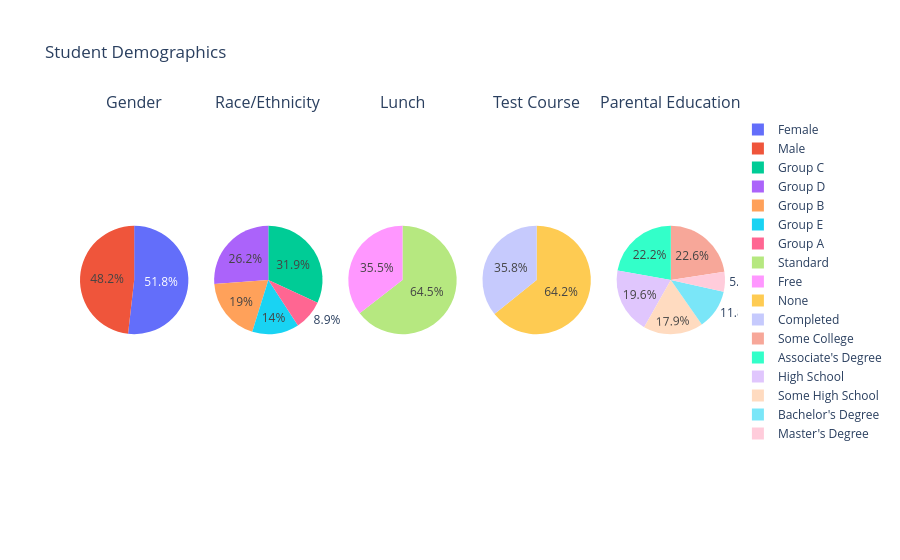

The notebook cell saved with this chart:
### Markdown cell above
4.3 Multivariate Analysis

### Code cell
# set up subplots
fig = make_subplots(rows=1, cols=5, specs=[[{'type':'domain'}, {'type':'domain'}, {'type':'domain'}, {'type':'domain'}, {'type':'domain'}]],
                    subplot_titles=['Gender', 'Race/Ethnicity', 'Lunch', 'Test Course', 'Parental Education'])

# plot gender
gender_values = df['gender'].value_counts().values.tolist()
gender_labels = ['Female', 'Male']

fig.add_trace(go.Pie(labels=gender_labels, values=gender_values, name='Gender'), 1, 1)

# plot race/ethnicity
race_values = df['race_ethnicity'].value_counts().values.tolist()
race_labels = ['Group C', 'Group D', 'Group B', 'Group E', 'Group A']

fig.add_trace(go.Pie(labels=race_labels, values=race_values, name='Race/Ethnicity'), 1, 2)

# plot lunch
lunch_values = df['lunch'].value_counts().values.tolist()
lunch_labels = ['Standard', 'Free']

fig.add_trace(go.Pie(labels=lunch_labels, values=lunch_values, name='Lunch'), 1, 3)

# plot test preparation course
test_values = df['test_preparation_course'].value_counts().values.tolist()
test_labels = ['None', 'Completed']

fig.add_trace(go.Pie(labels=test_labels, values=test_values, name='Test Course'), 1, 4)

# plot parental level of education
parent_values = df['parental_level_of_education'].value_counts().values.tolist()
parent_labels = ['Some College', "Associate's Degree", 'High School', 'Some High School', "Bachelor's Degree", "Master's Degree"]

fig.add_trace(go.Pie(labels=parent_labels, values=parent_values, name='Parental Education'), 1, 5)

# set layout
fig.update_layout(title='Student Demographics')
fig.show()

### Figure 1 — Plotly figure (JSON) as saved in the notebook; plotly's stock layout.template omitted (floating-point values rounded to 4 significant figures)
{"data": [{"domain": {"x": [0, 0.168], "y": [0, 1]}, "labels": ["Female", "Male"], "name": "Gender", "type": "pie", "values": [518, 482]}, {"domain": {"x": [0.208, 0.376], "y": [0, 1]}, "labels": ["Group C", "Group D", "Group B", "Group E", "Group A"], "name": "Race/Ethnicity", "type": "pie", "values": [319, 262, 190, 140, 89]}, {"domain": {"x": [0.416, 0.584], "y": [0, 1]}, "labels": ["Standard", "Free"], "name": "Lunch", "type": "pie", "values": [645, 355]}, {"domain": {"x": [0.624, 0.792], "y": [0, 1]}, "labels": ["None", "Completed"], "name": "Test Course", "type": "pie", "values": [642, 358]}, {"domain": {"x": [0.832, 1], "y": [0, 1]}, "labels": ["Some College", "Associate's Degree", "High School", "Some High School", "Bachelor's Degree", "Master's Degree"], "name": "Parental Education", "type": "pie", "values": [226, 222, 196, 179, 118, 59]}], "layout": {"annotations": [{"font": {"size": 16}, "showarrow": false, "text": "Gender", "x": 0.084, "xanchor": "center", "xref": "paper", "y": 1, "yanchor": "bottom", "yref": "paper"}, {"font": {"size": 16}, "showarrow": false, "text": "Race/Ethnicity", "x": 0.292, "xanchor": "center", "xref": "paper", "y": 1, "yanchor": "bottom", "yref": "paper"}, {"font": {"size": 16}, "showarrow": false, "text": "Lunch", "x": 0.5, "xanchor": "center", "xref": "paper", "y": 1, "yanchor": "bottom", "yref": "paper"}, {"font": {"size": 16}, "showarrow": false, "text": "Test Course", "x": 0.708, "xanchor": "center", "xref": "paper", "y": 1, "yanchor": "bottom", "yref": "paper"}, {"font": {"size": 16}, "showarrow": false, "text": "Parental Education", "x": 0.916, "xanchor": "center", "xref": "paper", "y": 1, "yanchor": "bottom", "yref": "paper"}], "title": {"text": "Student Demographics"}}}
